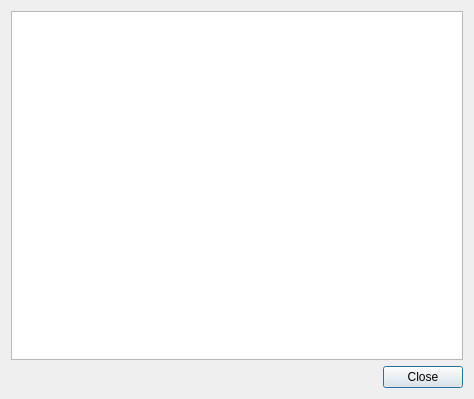
<?xml version="1.0" encoding="UTF-8"?>
<ui version="4.0">
 <class>ResourceTreeDlg</class>
 <widget class="QDialog" name="ResourceTreeDlg">
  <property name="geometry">
   <rect>
    <x>0</x>
    <y>0</y>
    <width>474</width>
    <height>399</height>
   </rect>
  </property>
  <property name="windowTitle">
   <string>Resource Tree</string>
  </property>
  <layout class="QVBoxLayout" name="verticalLayout">
   <item>
    <widget class="QTreeView" name="treeView">
     <property name="toolTip">
      <string>Shows the contents of the compiled-in resource tree.</string>
     </property>
    </widget>
   </item>
   <item>
    <widget class="QDialogButtonBox" name="buttonBox">
     <property name="orientation">
      <enum>Qt::Horizontal</enum>
     </property>
     <property name="standardButtons">
      <set>QDialogButtonBox::Close</set>
     </property>
    </widget>
   </item>
  </layout>
 </widget>
 <resources/>
 <connections>
  <connection>
   <sender>buttonBox</sender>
   <signal>accepted()</signal>
   <receiver>ResourceTreeDlg</receiver>
   <slot>accept()</slot>
   <hints>
    <hint type="sourcelabel">
     <x>248</x>
     <y>254</y>
    </hint>
    <hint type="destinationlabel">
     <x>157</x>
     <y>274</y>
    </hint>
   </hints>
  </connection>
  <connection>
   <sender>buttonBox</sender>
   <signal>rejected()</signal>
   <receiver>ResourceTreeDlg</receiver>
   <slot>reject()</slot>
   <hints>
    <hint type="sourcelabel">
     <x>316</x>
     <y>260</y>
    </hint>
    <hint type="destinationlabel">
     <x>286</x>
     <y>274</y>
    </hint>
   </hints>
  </connection>
 </connections>
</ui>
